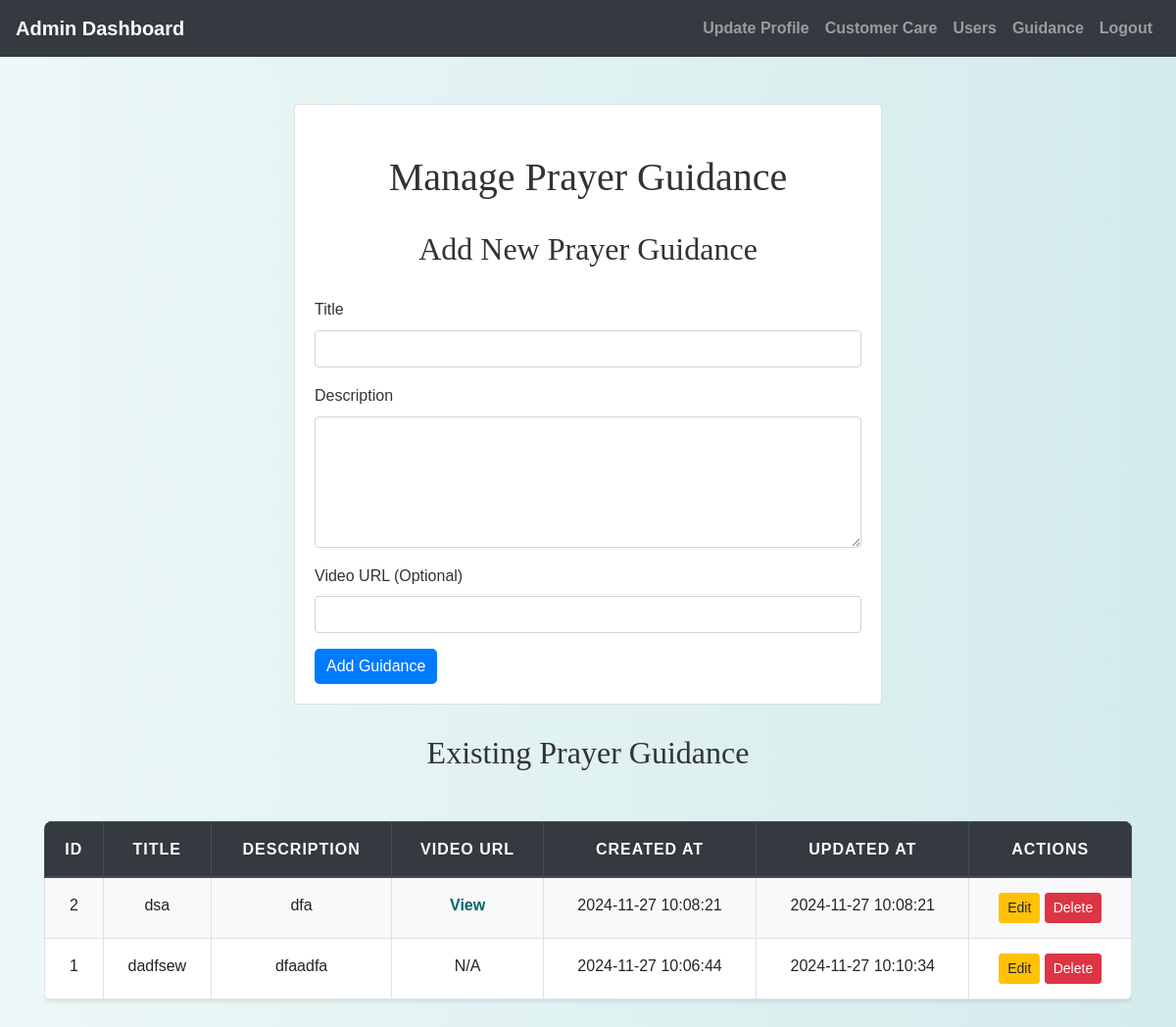
Screenshot of /admin/manage_guidance.php (signed in) with the database file from the repository.
### tables this page shows
CREATE TABLE `prayer_guidance` (
  `guidance_id` int(11) NOT NULL,
  `title` varchar(255) NOT NULL,
  `description` text DEFAULT NULL,
  `video_url` varchar(255) DEFAULT NULL,
  `created_at` datetime DEFAULT current_timestamp(),
  `updated_at` datetime DEFAULT current_timestamp() ON UPDATE current_timestamp()
);

### admin/manage_guidance.php (the view, shortened to what this page needs)
<?php
include('config.php');
$sql_guidance = "SELECT * FROM prayer_guidance ORDER BY created_at DESC";
$result_guidance = $conn->query($sql_guidance);
?>
<!DOCTYPE html>
<html lang="en">
<head>
    <link rel="stylesheet" href="https://maxcdn.bootstrapcdn.com/bootstrap/4.5.2/css/bootstrap.min.css">
    <link rel="stylesheet" href="../css/style.css">
</head>
<body>
    <?php include('admin_navbar.php'); ?>
    <div class="container mt-5">
    <div class="card mx-auto" style="max-width: 600px;">
        <div class="card-body">
        <h1>Manage Prayer Guidance</h1>
        <div class="form-section">
            <h2>Add New Prayer Guidance</h2>
            <form method="POST" action="">
                <div class="form-group">
                    <label for="title">Title</label>
                    <input type="text" class="form-control" id="title" name="title" required>
                </div>
                <div class="form-group">
                    <label for="description">Description</label>
                    <textarea class="form-control" id="description" name="description" rows="5"></textarea>
                </div>
                <div class="form-group">
                    <label for="video_url">Video URL (Optional)</label>
                    <input type="url" class="form-control" id="video_url" name="video_url">
                </div>
                <button type="submit" class="btn btn-primary" name="add_guidance">Add Guidance</button>
            </form>
        </div>
        </div>
        </div>
        <div class="guidance-table">
            <h2>Existing Prayer Guidance</h2>
            <div class="table-responsive">
                <table class="table table-bordered">
                    <thead class="thead-dark">
                        <tr>
                            <th>ID</th>
                            <th>Title</th>
                            <th>Description</th>
                            <th>Video URL</th>
                            <th>Created At</th>
                            <th>Updated At</th>
                            <th>Actions</th>
                        </tr>
                    </thead>
                    <tbody>
                        <?php if ($result_guidance->num_rows > 0): ?>
                            <?php while ($row = $result_guidance->fetch_assoc()): ?>
                                <tr>
                                    <td><?php echo $row["guidance_id"]; ?></td>
                                    <td><?php echo htmlspecialchars($row["title"]); ?></td>
                                    <td><?php echo htmlspecialchars($row["description"]); ?></td>
                                    <td>
                                        <?php if (!empty($row["video_url"])): ?>
                                            <a href="<?php echo htmlspecialchars($row["video_url"]); ?>" target="_blank">View</a>
                                        <?php else: ?>
                                            N/A
                                        <?php endif; ?>
                                    </td>
                                    <td><?php echo $row["created_at"]; ?></td>
                                    <td><?php echo $row["updated_at"]; ?></td>
                                    <td>
                                        <a href="edit_guidance.php?id=<?php echo $row['guidance_id']; ?>" class="btn btn-warning btn-sm">Edit</a>
                                        <a href="?delete_id=<?php echo $row['guidance_id']; ?>" class="btn btn-danger btn-sm" onclick="return confirm('Are you sure you want to delete this guidance?');">Delete</a>
                                    </td>
                                </tr>
                            <?php endwhile; ?>
                        <?php else: ?>
                            <tr>
                                <td colspan="7" class="text-center">No guidance entries found.</td>
                            </tr>
                        <?php endif; ?>
                    </tbody>
                </table>
            </div>
        </div>
    </div>
</body>
</html>

### css/style.css (style rules this page uses)
body { background: linear-gradient(90deg, rgba(233, 246, 246, 0.831), rgba(207, 233, 233, 0.9)); font-family: 'Arial', sans-serif; color: #333; line-height: 1.6; }
h1, h2, h3, h4 { text-align: center; margin-top: 30px; margin-bottom: 30px; font-family: 'Georgia', serif; }
.container { margin-bottom: 40px; }
.table { width: 100%; border-collapse: collapse; margin-top: 20px; font-size: 16px; background-color: #ffffff; border-radius: 8px; overflow: hidden; box-shadow: 0 2px 4px rgba(0, 0, 0, 0.1); }
.table th, .table td { padding: 15px; border: 1px solid #dee2e6; text-align: center; }
.table thead th { background-color: #004d4d; color: white; font-weight: bold; text-transform: uppercase; letter-spacing: 1px; }
.table tbody tr:nth-child(odd) { background-color: #f8f9fa; }
.btn-primary { color: #fff; border: none; border-radius: 5px; cursor: pointer; transition: background-color 0.3s ease; }
a { color: #006666; text-decoration: none; font-weight: bold; }

### admin/manage_guidance.php (style rules this page uses)
.form-section, .guidance-table { margin-top: 20px; }

### rows the page displays
prayer_guidance: guidance_id "2", title "dsa", description "dfa", created_at "2024-11-27 10:08:21", updated_at "2024-11-27 10:08:21"
prayer_guidance: guidance_id "1", title "dadfsew", description "dfaadfa", shows "N/A", created_at "2024-11-27 10:06:44", updated_at "2024-11-27 10:10:34"
